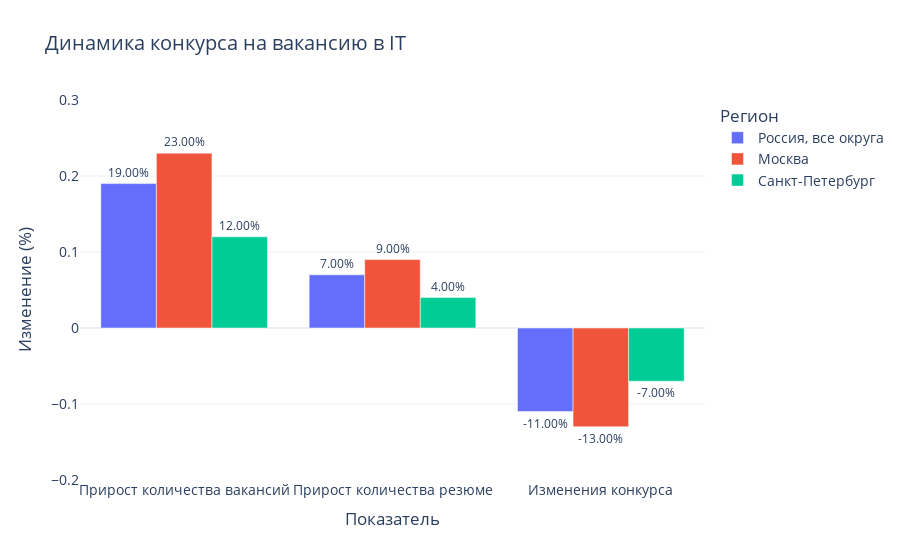

Write notebook code for a chart like this one.
### Code cell
df_melted = df.melt(id_vars="Показатель", var_name="Регион", value_name="Значение")

# Создаем интерактивный столбчатый график
fig = px.bar(
    df_melted,
    x="Показатель",
    y="Значение",
    color="Регион",
    barmode="group",
    title="Динамика конкурса на вакансию в IT",
    labels={"Значение": "Изменение (%)", "Показатель": "Показатель"},
    text_auto=".2%",  # отображение значений в процентах
)

fig.update_traces(textfont_size=12, textangle=0, textposition="outside") 
fig.update_layout(
    xaxis_title="Показатель",
    yaxis_title="Изменение (%)",
    legend_title="Регион",
    font=dict(size=14),
    template="plotly_white",
    yaxis=dict(range=[-0.2, 0.3]),
)

fig.show()

### Figure 1 — Plotly figure (JSON) as saved in the notebook; plotly's stock layout.template omitted (floating-point values rounded to 4 significant figures)
{"data": [{"alignmentgroup": "True", "hovertemplate": "Регион=Россия, все округа<br>Показатель=%{x}<br>Изменение (%)=%{y}<extra></extra>", "legendgroup": "Россия, все округа", "marker": {"color": "#636efa", "pattern": {"shape": ""}}, "name": "Россия, все округа", "offsetgroup": "Россия, все округа", "orientation": "v", "showlegend": true, "textangle": 0, "textfont": {"size": 12}, "textposition": "outside", "texttemplate": "%{y:.2%}", "type": "bar", "x": ["Прирост количества вакансий", "Прирост количества резюме", "Изменения конкурса"], "xaxis": "x", "y": [0.19, 0.07, -0.11], "yaxis": "y"}, {"alignmentgroup": "True", "hovertemplate": "Регион=Москва<br>Показатель=%{x}<br>Изменение (%)=%{y}<extra></extra>", "legendgroup": "Москва", "marker": {"color": "#EF553B", "pattern": {"shape": ""}}, "name": "Москва", "offsetgroup": "Москва", "orientation": "v", "showlegend": true, "textangle": 0, "textfont": {"size": 12}, "textposition": "outside", "texttemplate": "%{y:.2%}", "type": "bar", "x": ["Прирост количества вакансий", "Прирост количества резюме", "Изменения конкурса"], "xaxis": "x", "y": [0.23, 0.09, -0.13], "yaxis": "y"}, {"alignmentgroup": "True", "hovertemplate": "Регион=Санкт-Петербург<br>Показатель=%{x}<br>Изменение (%)=%{y}<extra></extra>", "legendgroup": "Санкт-Петербург", "marker": {"color": "#00cc96", "pattern": {"shape": ""}}, "name": "Санкт-Петербург", "offsetgroup": "Санкт-Петербург", "orientation": "v", "showlegend": true, "textangle": 0, "textfont": {"size": 12}, "textposition": "outside", "texttemplate": "%{y:.2%}", "type": "bar", "x": ["Прирост количества вакансий", "Прирост количества резюме", "Изменения конкурса"], "xaxis": "x", "y": [0.12, 0.04, -0.07], "yaxis": "y"}], "layout": {"barmode": "group", "font": {"size": 14}, "legend": {"title": {"text": "Регион"}, "tracegroupgap": 0}, "title": {"text": "Динамика конкурса на вакансию в IT"}, "xaxis": {"anchor": "y", "domain": [0, 1], "title": {"text": "Показатель"}}, "yaxis": {"anchor": "x", "domain": [0, 1], "range": [-0.2, 0.3], "title": {"text": "Изменение (%)"}}}}
